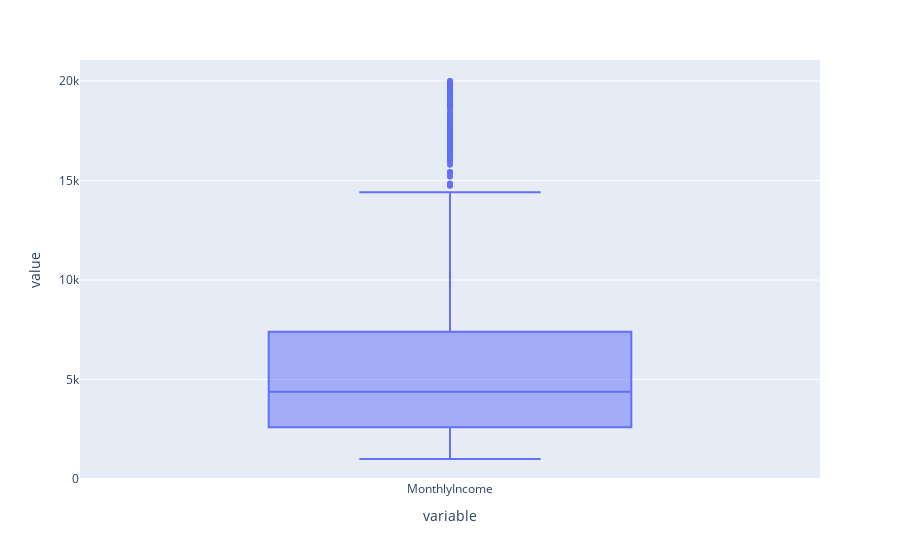
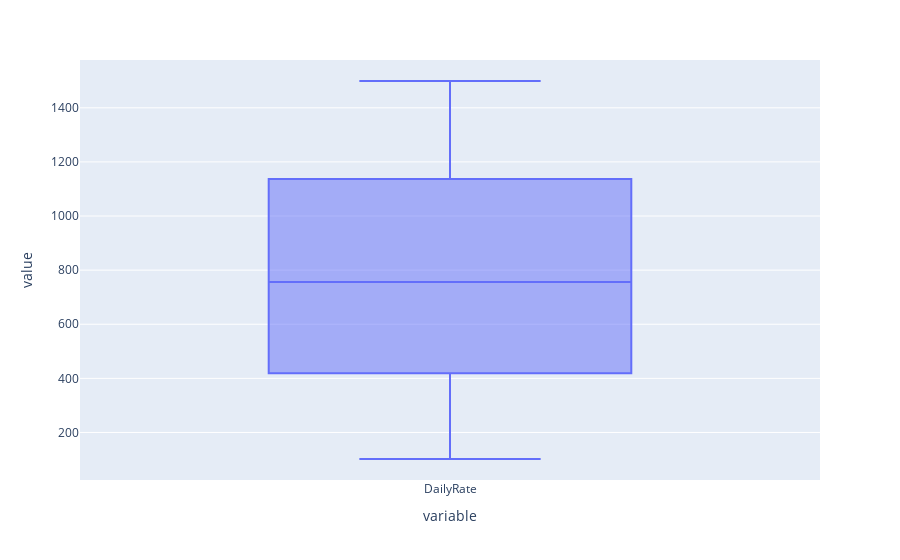
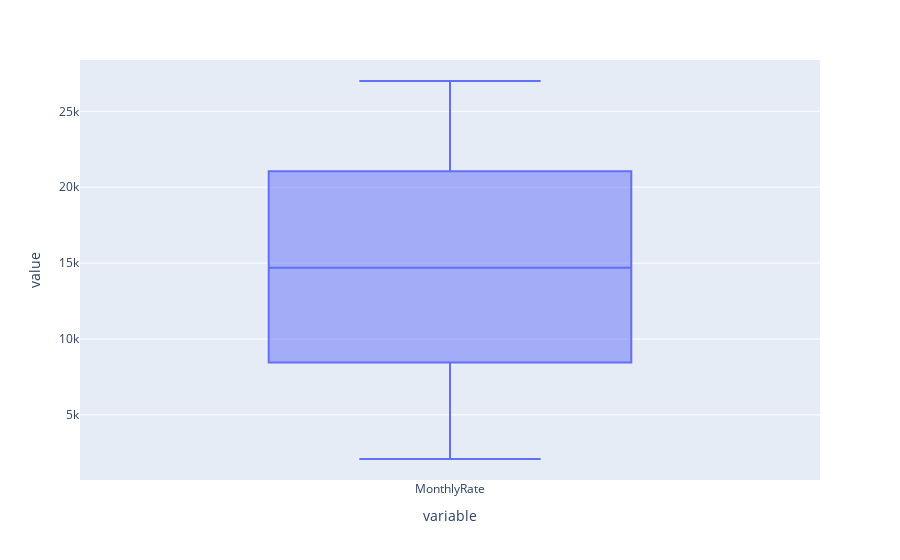

The notebook cell these images were saved under, in order:
### Code cell
for cols in continuos_features:
    import plotly.express as px
    fig = px.box(data_frame[cols])
    fig.show()

### Figure 1 — Plotly figure (JSON) as saved in the notebook; plotly's stock layout.template omitted (floating-point values rounded to 4 significant figures; data arrays with more than 128 entries replaced by an {"elided": "..."} marker saying what was removed)
{"data": [{"alignmentgroup": "True", "hovertemplate": "variable=%{x}<br>value=%{y}<extra></extra>", "legendgroup": "", "marker": {"color": "#636efa"}, "name": "", "notched": false, "offsetgroup": "", "orientation": "v", "showlegend": false, "type": "box", "x": {"elided": "2466 str values"}, "x0": " ", "xaxis": "x", "y": {"elided": "2466 int values"}, "y0": " ", "yaxis": "y"}], "layout": {"boxmode": "group", "legend": {"tracegroupgap": 0}, "margin": {"t": 60}, "xaxis": {"anchor": "y", "domain": [0, 1], "title": {"text": "variable"}}, "yaxis": {"anchor": "x", "domain": [0, 1], "title": {"text": "value"}}}}

### Figure 2 — Plotly figure (JSON) as saved in the notebook; plotly's stock layout.template omitted (floating-point values rounded to 4 significant figures; data arrays with more than 128 entries replaced by an {"elided": "..."} marker saying what was removed)
{"data": [{"alignmentgroup": "True", "hovertemplate": "variable=%{x}<br>value=%{y}<extra></extra>", "legendgroup": "", "marker": {"color": "#636efa"}, "name": "", "notched": false, "offsetgroup": "", "orientation": "v", "showlegend": false, "type": "box", "x": {"elided": "2466 str values"}, "x0": " ", "xaxis": "x", "y": {"elided": "2466 int values"}, "y0": " ", "yaxis": "y"}], "layout": {"boxmode": "group", "legend": {"tracegroupgap": 0}, "margin": {"t": 60}, "xaxis": {"anchor": "y", "domain": [0, 1], "title": {"text": "variable"}}, "yaxis": {"anchor": "x", "domain": [0, 1], "title": {"text": "value"}}}}

### Figure 3 — Plotly figure (JSON) as saved in the notebook; plotly's stock layout.template omitted (floating-point values rounded to 4 significant figures; data arrays with more than 128 entries replaced by an {"elided": "..."} marker saying what was removed)
{"data": [{"alignmentgroup": "True", "hovertemplate": "variable=%{x}<br>value=%{y}<extra></extra>", "legendgroup": "", "marker": {"color": "#636efa"}, "name": "", "notched": false, "offsetgroup": "", "orientation": "v", "showlegend": false, "type": "box", "x": {"elided": "2466 str values"}, "x0": " ", "xaxis": "x", "y": {"elided": "2466 int values"}, "y0": " ", "yaxis": "y"}], "layout": {"boxmode": "group", "legend": {"tracegroupgap": 0}, "margin": {"t": 60}, "xaxis": {"anchor": "y", "domain": [0, 1], "title": {"text": "variable"}}, "yaxis": {"anchor": "x", "domain": [0, 1], "title": {"text": "value"}}}}
